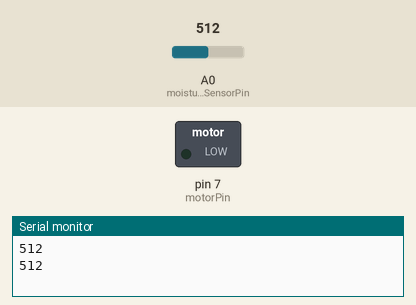
A sketch run on a simulated Arduino Uno, built with avr-gcc and run on an emulated ATmega328P. On the bench: switched loads named in the sketch (green lamp = pin HIGH), the last lines printed to the serial monitor. The inputs (shaded band) are chosen by the test bench; at power-on: A0 (moistureSensorPin) = 512.

Above: at 1.8 s.
1.9 s: A0 (moistureSensorPin) set to 276
3.4 s: A0 (moistureSensorPin) set to 251
At 4.7 s:
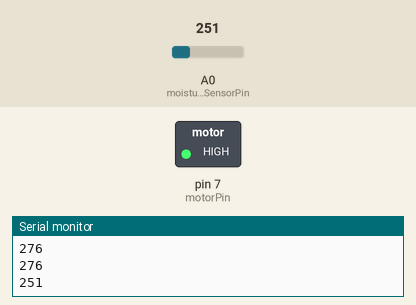
5.5 s: A0 (moistureSensorPin) set to 280
At 7.2 s:
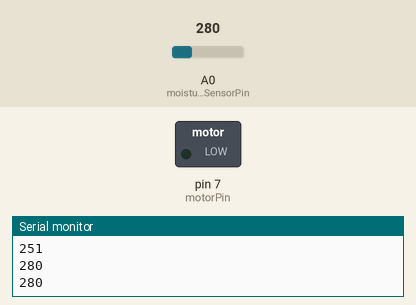
7.5 s: A0 (moistureSensorPin) set to 260
At 8.9 s:
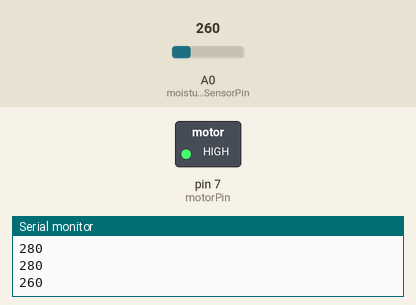
Timing chart, 0 to 10.5 s (numbered marks = the images above; inputs shaded):
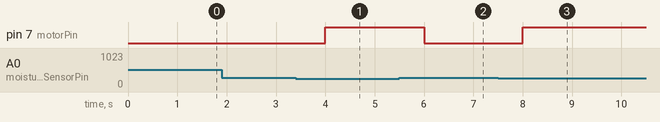

The sketch:

arduinocode.ino
```cpp
const int moistureSensorPin = A0;
const int motorPin = 7;
const int moistureThreshold = 270;

void setup() {
  pinMode(moistureSensorPin, INPUT);
  pinMode(motorPin, OUTPUT);
  Serial.begin(9600);
}

void loop() {
  int sensorValue = analogRead(moistureSensorPin);
  Serial.println(sensorValue);

  if (sensorValue < moistureThreshold) {
    digitalWrite(motorPin, HIGH);
  } else {
    digitalWrite(motorPin, LOW);
  }

  delay(1000);
}
```

Measured:
- the behaviour switches between 270 and 269 on A0 (moistureSensorPin) (found by bisection; images 0 and 1)
- after the input at 3.4 s, pin 7 (motorPin): LOW → HIGH after 0.60 s
- after the input at 5.5 s, pin 7 (motorPin): HIGH → LOW after 0.50 s
- after the input at 7.5 s, pin 7 (motorPin): LOW → HIGH after 0.50 s
